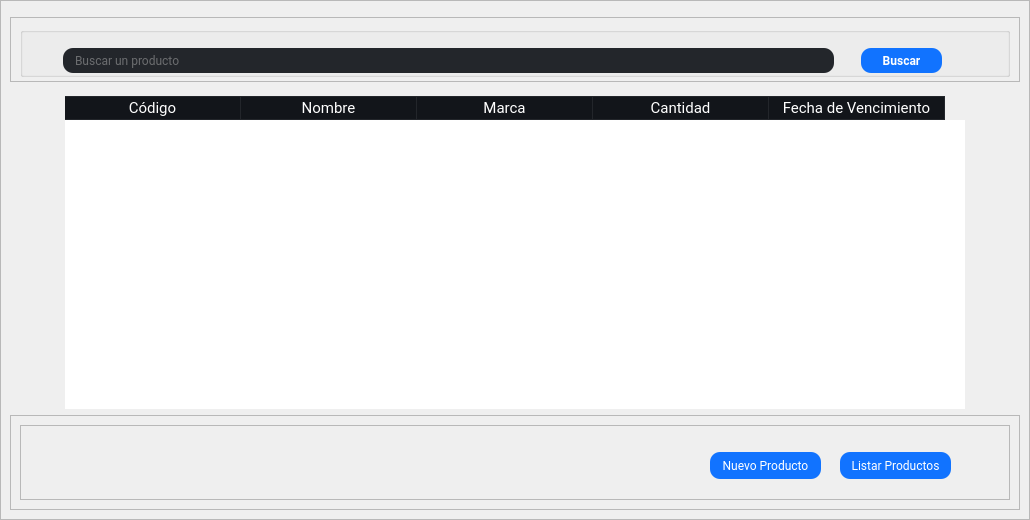
          <widget class="QWidget" name="page_productos">
           <layout class="QHBoxLayout" name="horizontalLayout_3">
            <property name="spacing">
             <number>0</number>
            </property>
            <property name="leftMargin">
             <number>0</number>
            </property>
            <property name="topMargin">
             <number>0</number>
            </property>
            <property name="rightMargin">
             <number>0</number>
            </property>
            <property name="bottomMargin">
             <number>0</number>
            </property>
            <item>
             <widget class="QFrame" name="frame">
              <property name="minimumSize">
               <size>
                <width>0</width>
                <height>503</height>
               </size>
              </property>
              <property name="frameShape">
               <enum>QFrame::StyledPanel</enum>
              </property>
              <property name="frameShadow">
               <enum>QFrame::Raised</enum>
              </property>
              <layout class="QVBoxLayout" name="verticalLayout_5">
               <item>
                <widget class="QFrame" name="frame_2">
                 <property name="minimumSize">
                  <size>
                   <width>900</width>
                   <height>65</height>
                  </size>
                 </property>
                 <property name="maximumSize">
                  <size>
                   <width>16777215</width>
                   <height>50</height>
                  </size>
                 </property>
                 <property name="frameShape">
                  <enum>QFrame::StyledPanel</enum>
                 </property>
                 <property name="frameShadow">
                  <enum>QFrame::Raised</enum>
                 </property>
                 <layout class="QVBoxLayout" name="verticalLayout_6">
                  <property name="spacing">
                   <number>6</number>
                  </property>
                  <property name="leftMargin">
                   <number>9</number>
                  </property>
                  <property name="topMargin">
                   <number>9</number>
                  </property>
                  <property name="rightMargin">
                   <number>9</number>
                  </property>
                  <property name="bottomMargin">
                   <number>9</number>
                  </property>
                  <item alignment="Qt::AlignHCenter|Qt::AlignVCenter">
                   <widget class="QGroupBox" name="groupBox">
                    <property name="minimumSize">
                     <size>
                      <width>990</width>
                      <height>50</height>
                     </size>
                    </property>
                    <property name="maximumSize">
                     <size>
                      <width>0</width>
                      <height>70</height>
                     </size>
                    </property>
                    <property name="title">
                     <string/>
                    </property>
                    <widget class="QLineEdit" name="buscar_input">
                     <property name="geometry">
                      <rect>
                       <x>43</x>
                       <y>21</y>
                       <width>771</width>
                       <height>25</height>
                      </rect>
                     </property>
                     <property name="styleSheet">
                      <string notr="true">QLineEdit{
background-color: #23262b;
border-radius: 10px;
padding:0 10px;
color: #b3b3b3;
font-family:Roboto;

}


QLineEdit:focus{
border: 1px solid rgb(75, 75, 75);
}</string>
                     </property>
                     <property name="text">
                      <string/>
                     </property>
                     <property name="placeholderText">
                      <string>Buscar un producto</string>
                     </property>
                    </widget>
                    <widget class="QPushButton" name="buscar_btn">
                     <property name="geometry">
                      <rect>
                       <x>841</x>
                       <y>21</y>
                       <width>81</width>
                       <height>25</height>
                      </rect>
                     </property>
                     <property name="font">
                      <font>
                       <family>Roboto</family>
                       <weight>75</weight>
                       <bold>true</bold>
                      </font>
                     </property>
                     <property name="cursor">
                      <cursorShape>PointingHandCursor</cursorShape>
                     </property>
                     <property name="styleSheet">
                      <string notr="true">QPushButton{
background-color: #1173ff;
color: #fff;
border-radius:10px;
font-weight:bold;
font-family:Roboto;

}
QPushButton:hover{
background-color: #45a9f0;
}</string>
                     </property>
                     <property name="text">
                      <string>Buscar</string>
                     </property>
                    </widget>
                   </widget>
                  </item>
                 </layout>
                </widget>
               </item>
               <item alignment="Qt::AlignHCenter|Qt::AlignVCenter">
                <widget class="QTableWidget" name="tableWidget">
                 <property name="minimumSize">
                  <size>
                   <width>900</width>
                   <height>328</height>
                  </size>
                 </property>
                 <property name="maximumSize">
                  <size>
                   <width>16777215</width>
                   <height>500</height>
                  </size>
                 </property>
                 <property name="cursor" stdset="0">
                  <cursorShape>PointingHandCursor</cursorShape>
                 </property>
                 <property name="styleSheet">
                  <string notr="true">QTableWidget{
color:#fff;
font-size: 12pt;
border-style: none;
margin-left: 0px;
margin-top:15px
}


QHeaderView::section {
    background-color: #12151a;
	color:#fff;
    font-size: 11pt;
    border-style: none;
    border-bottom: 1px solid #23262b;
    border-right: 1px solid #23262b;
	font-family:Roboto;


}

QHeaderView::section:horizontal
{
    border-top: 1px solid #23262b;
}

QHeaderView::section:vertical
{

    border-left: 1px solid #23262b;
}</string>
                 </property>
                 <property name="editTriggers">
                  <set>QAbstractItemView::AnyKeyPressed|QAbstractItemView::DoubleClicked|QAbstractItemView::EditKeyPressed</set>
                 </property>
                 <property name="dragEnabled">
                  <bool>true</bool>
                 </property>
                 <property name="showGrid">
                  <bool>true</bool>
                 </property>
                 <attribute name="horizontalHeaderDefaultSectionSize">
                  <number>176</number>
                 </attribute>
                 <attribute name="horizontalHeaderHighlightSections">
                  <bool>false</bool>
                 </attribute>
                 <attribute name="verticalHeaderVisible">
                  <bool>false</bool>
                 </attribute>
                 <attribute name="verticalHeaderDefaultSectionSize">
                  <number>30</number>
                 </attribute>
                 <attribute name="verticalHeaderMinimumSectionSize">
                  <number>23</number>
                 </attribute>
                 <column>
                  <property name="text">
                   <string>Código</string>
                  </property>
                 </column>
                 <column>
                  <property name="text">
                   <string>Nombre</string>
                  </property>
                 </column>
                 <column>
                  <property name="text">
                   <string>Marca</string>
                  </property>
                 </column>
                 <column>
                  <property name="text">
                   <string>Cantidad</string>
                  </property>
                 </column>
                 <column>
                  <property name="text">
                   <string>Fecha de Vencimiento</string>
                  </property>
                 </column>
                </widget>
               </item>
               <item>
                <widget class="QFrame" name="frame_3">
                 <property name="minimumSize">
                  <size>
                   <width>0</width>
                   <height>66</height>
                  </size>
                 </property>
                 <property name="maximumSize">
                  <size>
                   <width>16777215</width>
                   <height>100</height>
                  </size>
                 </property>
                 <property name="frameShape">
                  <enum>QFrame::StyledPanel</enum>
                 </property>
                 <property name="frameShadow">
                  <enum>QFrame::Raised</enum>
                 </property>
                 <layout class="QVBoxLayout" name="verticalLayout_7">
                  <item alignment="Qt::AlignBottom">
                   <widget class="QFrame" name="frame_4">
                    <property name="minimumSize">
                     <size>
                      <width>0</width>
                      <height>75</height>
                     </size>
                    </property>
                    <property name="maximumSize">
                     <size>
                      <width>16777215</width>
                      <height>53</height>
                     </size>
                    </property>
                    <property name="frameShape">
                     <enum>QFrame::StyledPanel</enum>
                    </property>
                    <property name="frameShadow">
                     <enum>QFrame::Raised</enum>
                    </property>
                    <widget class="QPushButton" name="nuevo_prod_btn">
                     <property name="geometry">
                      <rect>
                       <x>690</x>
                       <y>27</y>
                       <width>111</width>
                       <height>27</height>
                      </rect>
                     </property>
                     <property name="font">
                      <font>
                       <family>Roboto</family>
                       <weight>50</weight>
                       <italic>false</italic>
                       <bold>false</bold>
                      </font>
                     </property>
                     <property name="cursor">
                      <cursorShape>PointingHandCursor</cursorShape>
                     </property>
                     <property name="styleSheet">
                      <string notr="true">QPushButton{
background-color: #1173ff;
color: #fff;
border-radius:10px;
}
QPushButton:hover{
background-color: #45a9f0;
}</string>
                     </property>
                     <property name="text">
                      <string>Nuevo Producto</string>
                     </property>
                    </widget>
                    <widget class="QPushButton" name="listar_prod_btn">
                     <property name="geometry">
                      <rect>
                       <x>820</x>
                       <y>27</y>
                       <width>111</width>
                       <height>27</height>
                      </rect>
                     </property>
                     <property name="font">
                      <font>
                       <family>Roboto</family>
                       <italic>false</italic>
                      </font>
                     </property>
                     <property name="cursor">
                      <cursorShape>PointingHandCursor</cursorShape>
                     </property>
                     <property name="styleSheet">
                      <string notr="true">QPushButton{
background-color: #1173ff;
color: #fff;
border-radius:10px;
}
QPushButton:hover{
background-color: #45a9f0;
}</string>
                     </property>
                     <property name="text">
                      <string>Listar Productos</string>
                     </property>
                    </widget>
                   </widget>
                  </item>
                 </layout>
                </widget>
               </item>
              </layout>
             </widget>
            </item>
           </layout>
          </widget>
